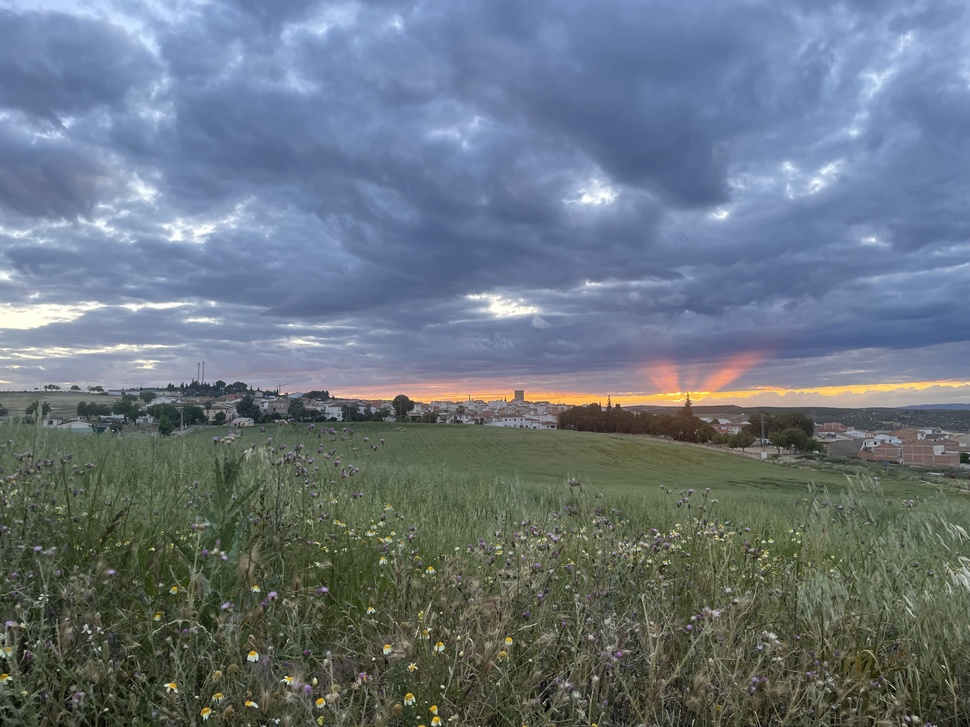
#> input picture ejercicioscapitulo6/imagen.jpg, 970 x 727 px, shrunk from 4032 x 3024 before the run
$ python umbral_invertido.py
#> lines starting #> are read from the running program, lines starting #| are printed output that depends on the picture; after the words box and inside, x2 and y2 are one past the last pixel; in counts of white or black regions, pixels touching at a corner belong together
# umbral_invertido.py
import cv2
import matplotlib.pyplot as plt

img = cv2.imread('imagen.jpg', 0)
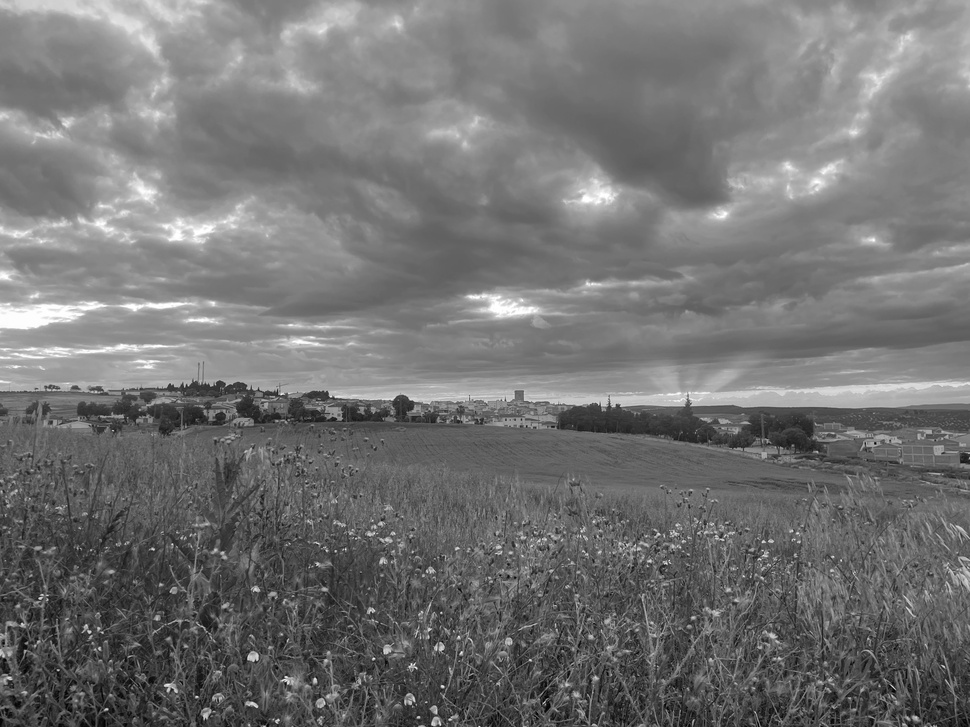
#> img: shape (727, 970); min 0, max 255, mean 114.9

#  Aplicar umbral invertido
# Los valores menores a 127 se vuelven negros (0) y los mayores blancos (255)
_, res = cv2.threshold(img, 127, 255, cv2.THRESH_BINARY_INV)
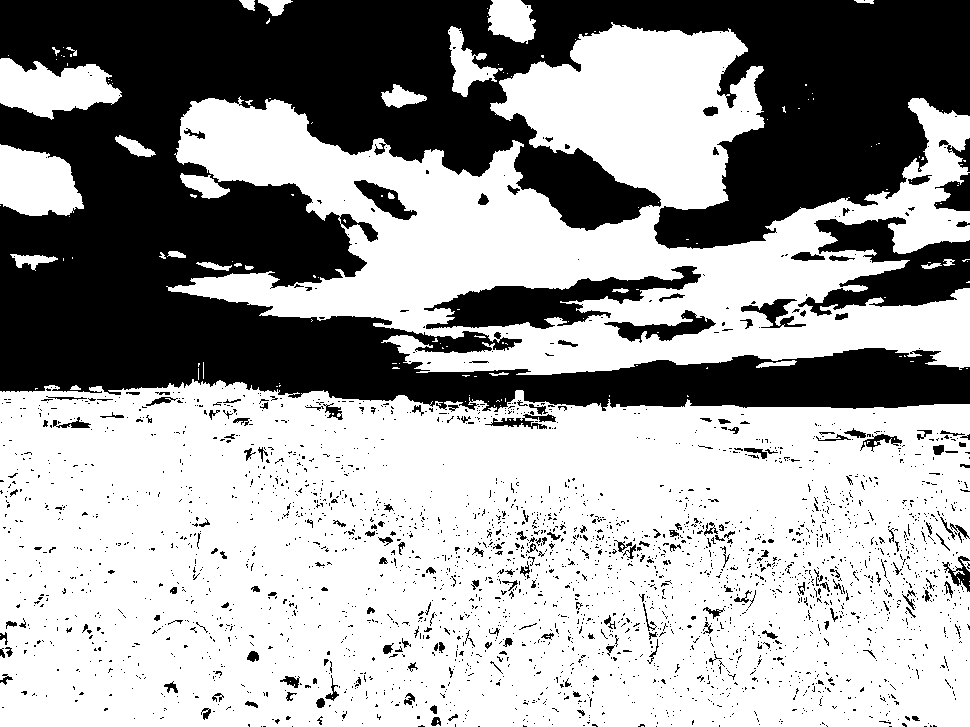
#> res: shape (727, 970); 63.3% white; 2835 black regions (2625 under 20 px), largest, box (x1, y1, x2, y2) and area: (0, 0, 970, 412) 220851, (798, 217, 970, 316) 8062, (424, 266, 701, 329) 6930

fig, (ax1, ax2) = plt.subplots(1, 2, figsize=(12, 6))

ax1.imshow(img, cmap='gray')
ax1.set_title('Original (Gris)')
ax1.axis('off')

ax2.imshow(res, cmap='gray')
ax2.set_title('Umbral Invertido')
ax2.axis('off')

plt.tight_layout()
plt.show()
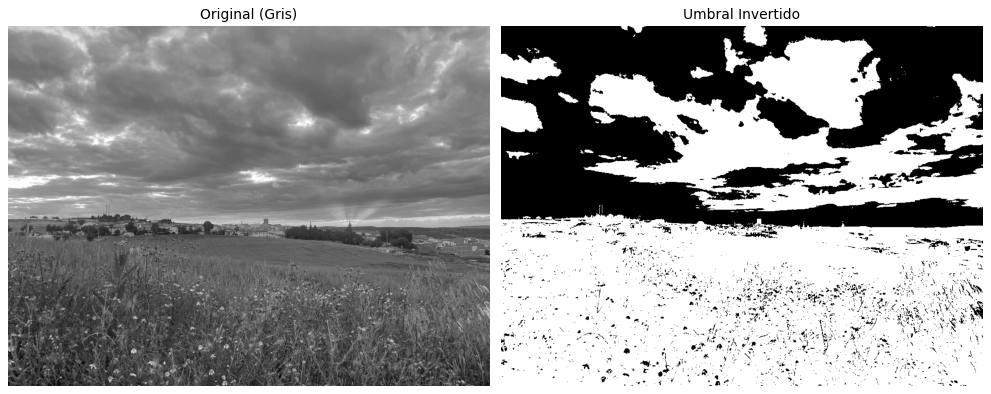
#> figure drawn by matplotlib, 2 panels
